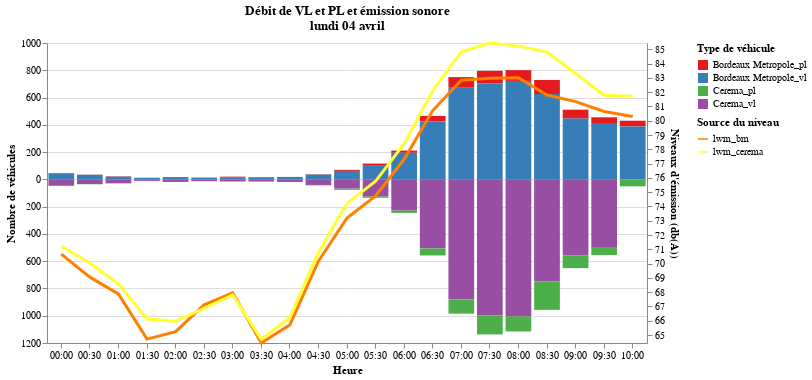

The code cell stored with this chart in its notebook:
### Code cell
alt.layer(graphMirroir.properties(width=largeurChartMirroirEmission),
                                          GraphEmission.properties(width=largeurChartMirroirEmission)
                                          ).resolve_scale(y='independent').resolve_legend('independent').properties(title=titreEmmissionMirroir)

### Figure 1 — Vega-Lite specification as saved in the notebook (floating-point values rounded to 4 significant figures)
{"config": {"view": {"continuousWidth": 400, "continuousHeight": 300}}, "layer": [{"data": {"name": "data-60dc2c462d9d1f85e39e44c9e0a7e3fa"}, "mark": "bar", "encoding": {"color": {"type": "nominal", "field": "type_veh", "legend": {"values": ["Bordeaux Metropole_pl", "Bordeaux Metropole_vl", "Cerema_pl", "Cerema_vl"]}, "title": "Type de véhicule"}, "x": {"type": "ordinal", "field": "horodatage", "timeUnit": "hoursminutes", "title": "Heure"}, "y": {"type": "quantitative", "axis": {"labelExpr": "abs(datum.value)"}, "field": "value", "title": "Nombre de véhicules"}}, "title": "Type de véhicules selon source ; le lundi 04 avril", "width": 600}, {"data": {"name": "data-da6f6fe58a9144a89fad2c6b26999359"}, "mark": {"type": "line", "strokeWidth": 3}, "encoding": {"color": {"type": "nominal", "field": "key", "legend": {"values": ["lwm_bm", "lwm_cerema"]}, "scale": {"scheme": "set1"}, "title": "Source du niveau"}, "x": {"type": "ordinal", "field": "horodatage", "timeUnit": "hoursminutes", "title": "Heure"}, "y": {"type": "quantitative", "axis": {"tickCount": 24}, "field": "value", "scale": {"domain": [64.44, 85.44]}, "title": "Niveaux d'émission (db(A))"}}, "title": ["Émission sonore (vitesse moyenne sur la période) selon source ;", "le lundi 04 avril"], "transform": [{"fold": ["lwm_bm", "lwm_cerema"]}], "width": 600}], "resolve": {"legend": {"color": "independent"}, "scale": {"y": "independent"}}, "title": ["Débit de VL et PL et émission sonore", "lundi 04 avril"], "$schema": "https://vega.github.io/schema/vega-lite/v4.8.1.json", "datasets": {"data-60dc2c462d9d1f85e39e44c9e0a7e3fa": [{"horodatage": "2022-04-04T00:00:00", "classe_veh": "pl", "src_mesure": "Bordeaux Metropole", "value": 3, "type_veh": "Bordeaux Metropole_pl"}, {"horodatage": "2022-04-04T00:00:00", "classe_veh": "vl", "src_mesure": "Bordeaux Metropole", "value": 44, "type_veh": "Bordeaux Metropole_vl"}, {"horodatage": "2022-04-04T00:30:00", "classe_veh": "pl", "src_mesure": "Bordeaux Metropole", "value": 1, "type_veh": "Bordeaux Metropole_pl"}, {"horodatage": "2022-04-04T00:30:00", "classe_veh": "vl", "src_mesure": "Bordeaux Metropole", "value": 34, "type_veh": "Bordeaux Metropole_vl"}, {"horodatage": "2022-04-04T01:00:00", "classe_veh": "pl", "src_mesure": "Bordeaux Metropole", "value": 3, "type_veh": "Bordeaux Metropole_pl"}, {"horodatage": "2022-04-04T01:00:00", "classe_veh": "vl", "src_mesure": "Bordeaux Metropole", "value": 20, "type_veh": "Bordeaux Metropole_vl"}, {"horodatage": "2022-04-04T01:30:00", "classe_veh": "pl", "src_mesure": "Bordeaux Metropole", "value": 1, "type_veh": "Bordeaux Metropole_pl"}, {"horodatage": "2022-04-04T01:30:00", "classe_veh": "vl", "src_mesure": "Bordeaux Metropole", "value": 11, "type_veh": "Bordeaux Metropole_vl"}, {"horodatage": "2022-04-04T02:00:00", "classe_veh": "vl", "src_mesure": "Bordeaux Metropole", "value": 17, "type_veh": "Bordeaux Metropole_vl"}, {"horodatage": "2022-04-04T02:30:00", "classe_veh": "pl", "src_mesure": "Bordeaux Metropole", "value": 3, "type_veh": "Bordeaux Metropole_pl"}, {"horodatage": "2022-04-04T02:30:00", "classe_veh": "vl", "src_mesure": "Bordeaux Metropole", "value": 10, "type_veh": "Bordeaux Metropole_vl"}, {"horodatage": "2022-04-04T03:00:00", "classe_veh": "pl", "src_mesure": "Bordeaux Metropole", "value": 4, "type_veh": "Bordeaux Metropole_pl"}, {"horodatage": "2022-04-04T03:00:00", "classe_veh": "vl", "src_mesure": "Bordeaux Metropole", "value": 16, "type_veh": "Bordeaux Metropole_vl"}, {"horodatage": "2022-04-04T03:30:00", "classe_veh": "vl", "src_mesure": "Bordeaux Metropole", "value": 16, "type_veh": "Bordeaux Metropole_vl"}, {"horodatage": "2022-04-04T04:00:00", "classe_veh": "vl", "src_mesure": "Bordeaux Metropole", "value": 18, "type_veh": "Bordeaux Metropole_vl"}, {"horodatage": "2022-04-04T04:30:00", "classe_veh": "pl", "src_mesure": "Bordeaux Metropole", "value": 3, "type_veh": "Bordeaux Metropole_pl"}, {"horodatage": "2022-04-04T04:30:00", "classe_veh": "vl", "src_mesure": "Bordeaux Metropole", "value": 35, "type_veh": "Bordeaux Metropole_vl"}, {"horodatage": "2022-04-04T05:00:00", "classe_veh": "pl", "src_mesure": "Bordeaux Metropole", "value": 8, "type_veh": "Bordeaux Metropole_pl"}, {"horodatage": "2022-04-04T05:00:00", "classe_veh": "vl", "src_mesure": "Bordeaux Metropole", "value": 62, "type_veh": "Bordeaux Metropole_vl"}, {"horodatage": "2022-04-04T05:30:00", "classe_veh": "pl", "src_mesure": "Bordeaux Metropole", "value": 11, "type_veh": "Bordeaux Metropole_pl"}, {"horodatage": "2022-04-04T05:30:00", "classe_veh": "vl", "src_mesure": "Bordeaux Metropole", "value": 105, "type_veh": "Bordeaux Metropole_vl"}, {"horodatage": "2022-04-04T06:00:00", "classe_veh": "pl", "src_mesure": "Bordeaux Metropole", "value": 16, "type_veh": "Bordeaux Metropole_pl"}, {"horodatage": "2022-04-04T06:00:00", "classe_veh": "vl", "src_mesure": "Bordeaux Metropole", "value": 195, "type_veh": "Bordeaux Metropole_vl"}, {"horodatage": "2022-04-04T06:30:00", "classe_veh": "pl", "src_mesure": "Bordeaux Metropole", "value": 38, "type_veh": "Bordeaux Metropole_pl"}, {"horodatage": "2022-04-04T06:30:00", "classe_veh": "vl", "src_mesure": "Bordeaux Metropole", "value": 427, "type_veh": "Bordeaux Metropole_vl"}, {"horodatage": "2022-04-04T07:00:00", "classe_veh": "pl", "src_mesure": "Bordeaux Metropole", "value": 78, "type_veh": "Bordeaux Metropole_pl"}, {"horodatage": "2022-04-04T07:00:00", "classe_veh": "vl", "src_mesure": "Bordeaux Metropole", "value": 672, "type_veh": "Bordeaux Metropole_vl"}, {"horodatage": "2022-04-04T07:30:00", "classe_veh": "pl", "src_mesure": "Bordeaux Metropole", "value": 93, "type_veh": "Bordeaux Metropole_pl"}, {"horodatage": "2022-04-04T07:30:00", "classe_veh": "vl", "src_mesure": "Bordeaux Metropole", "value": 703, "type_veh": "Bordeaux Metropole_vl"}, {"horodatage": "2022-04-04T08:00:00", "classe_veh": "pl", "src_mesure": "Bordeaux Metropole", "value": 79, "type_veh": "Bordeaux Metropole_pl"}, {"horodatage": "2022-04-04T08:00:00", "classe_veh": "vl", "src_mesure": "Bordeaux Metropole", "value": 722, "type_veh": "Bordeaux Metropole_vl"}, {"horodatage": "2022-04-04T08:30:00", "classe_veh": "pl", "src_mesure": "Bordeaux Metropole", "value": 103, "type_veh": "Bordeaux Metropole_pl"}, {"horodatage": "2022-04-04T08:30:00", "classe_veh": "vl", "src_mesure": "Bordeaux Metropole", "value": 626, "type_veh": "Bordeaux Metropole_vl"}, {"horodatage": "2022-04-04T09:00:00", "classe_veh": "pl", "src_mesure": "Bordeaux Metropole", "value": 65, "type_veh": "Bordeaux Metropole_pl"}, {"horodatage": "2022-04-04T09:00:00", "classe_veh": "vl", "src_mesure": "Bordeaux Metropole", "value": 446, "type_veh": "Bordeaux Metropole_vl"}, {"horodatage": "2022-04-04T09:30:00", "classe_veh": "pl", "src_mesure": "Bordeaux Metropole", "value": 48, "type_veh": "Bordeaux Metropole_pl"}, {"horodatage": "2022-04-04T09:30:00", "classe_veh": "vl", "src_mesure": "Bordeaux Metropole", "value": 407, "type_veh": "Bordeaux Metropole_vl"}, {"horodatage": "2022-04-04T10:00:00", "classe_veh": "pl", "src_mesure": "Bordeaux Metropole", "value": 42, "type_veh": "Bordeaux Metropole_pl"}, {"horodatage": "2022-04-04T10:00:00", "classe_veh": "vl", "src_mesure": "Bordeaux Metropole", "value": 388, "type_veh": "Bordeaux Metropole_vl"}, {"horodatage": "2022-04-04T00:00:00", "classe_veh": "pl", "src_mesure": "Cerema", "value": -3, "type_veh": "Cerema_pl"}, {"horodatage": "2022-04-04T00:00:00", "classe_veh": "vl", "src_mesure": "Cerema", "value": -46, "type_veh": "Cerema_vl"}, {"horodatage": "2022-04-04T00:30:00", "classe_veh": "pl", "src_mesure": "Cerema", "value": -2, "type_veh": "Cerema_pl"}, {"horodatage": "2022-04-04T00:30:00", "classe_veh": "vl", "src_mesure": "Cerema", "value": -34, "type_veh": "Cerema_vl"}, {"horodatage": "2022-04-04T01:00:00", "classe_veh": "pl", "src_mesure": "Cerema", "value": -2, "type_veh": "Cerema_pl"}, {"horodatage": "2022-04-04T01:00:00", "classe_veh": "vl", "src_mesure": "Cerema", "value": -28, "type_veh": "Cerema_vl"}, {"horodatage": "2022-04-04T01:30:00", "classe_veh": "pl", "src_mesure": "Cerema", "value": -1, "type_veh": "Cerema_pl"}, {"horodatage": "2022-04-04T01:30:00", "classe_veh": "vl", "src_mesure": "Cerema", "value": -11, "type_veh": "Cerema_vl"}, {"horodatage": "2022-04-04T02:00:00", "classe_veh": "vl", "src_mesure": "Cerema", "value": -19, "type_veh": "Cerema_vl"}, {"horodatage": "2022-04-04T02:30:00", "classe_veh": "pl", "src_mesure": "Cerema", "value": -2, "type_veh": "Cerema_pl"}, {"horodatage": "2022-04-04T02:30:00", "classe_veh": "vl", "src_mesure": "Cerema", "value": -12, "type_veh": "Cerema_vl"}, {"horodatage": "2022-04-04T03:00:00", "classe_veh": "pl", "src_mesure": "Cerema", "value": -3, "type_veh": "Cerema_pl"}, {"horodatage": "2022-04-04T03:00:00", "classe_veh": "vl", "src_mesure": "Cerema", "value": -14, "type_veh": "Cerema_vl"}, {"horodatage": "2022-04-04T03:30:00", "classe_veh": "vl", "src_mesure": "Cerema", "value": -16, "type_veh": "Cerema_vl"}, {"horodatage": "2022-04-04T04:00:00", "classe_veh": "vl", "src_mesure": "Cerema", "value": -19, "type_veh": "Cerema_vl"}, {"horodatage": "2022-04-04T04:30:00", "classe_veh": "pl", "src_mesure": "Cerema", "value": -3, "type_veh": "Cerema_pl"}, {"horodatage": "2022-04-04T04:30:00", "classe_veh": "vl", "src_mesure": "Cerema", "value": -41, "type_veh": "Cerema_vl"}, {"horodatage": "2022-04-04T05:00:00", "classe_veh": "pl", "src_mesure": "Cerema", "value": -10, "type_veh": "Cerema_pl"}, {"horodatage": "2022-04-04T05:00:00", "classe_veh": "vl", "src_mesure": "Cerema", "value": -67, "type_veh": "Cerema_vl"}, {"horodatage": "2022-04-04T05:30:00", "classe_veh": "pl", "src_mesure": "Cerema", "value": -11, "type_veh": "Cerema_pl"}, {"horodatage": "2022-04-04T05:30:00", "classe_veh": "vl", "src_mesure": "Cerema", "value": -124, "type_veh": "Cerema_vl"}, {"horodatage": "2022-04-04T06:00:00", "classe_veh": "pl", "src_mesure": "Cerema", "value": -18, "type_veh": "Cerema_pl"}, {"horodatage": "2022-04-04T06:00:00", "classe_veh": "vl", "src_mesure": "Cerema", "value": -228, "type_veh": "Cerema_vl"}, {"horodatage": "2022-04-04T06:30:00", "classe_veh": "pl", "src_mesure": "Cerema", "value": -52, "type_veh": "Cerema_pl"}, {"horodatage": "2022-04-04T06:30:00", "classe_veh": "vl", "src_mesure": "Cerema", "value": -506, "type_veh": "Cerema_vl"}, {"horodatage": "2022-04-04T07:00:00", "classe_veh": "pl", "src_mesure": "Cerema", "value": -105, "type_veh": "Cerema_pl"}, {"horodatage": "2022-04-04T07:00:00", "classe_veh": "vl", "src_mesure": "Cerema", "value": -880, "type_veh": "Cerema_vl"}, {"horodatage": "2022-04-04T07:30:00", "classe_veh": "pl", "src_mesure": "Cerema", "value": -140, "type_veh": "Cerema_pl"}, {"horodatage": "2022-04-04T07:30:00", "classe_veh": "vl", "src_mesure": "Cerema", "value": -997, "type_veh": "Cerema_vl"}, {"horodatage": "2022-04-04T08:00:00", "classe_veh": "pl", "src_mesure": "Cerema", "value": -111, "type_veh": "Cerema_pl"}, {"horodatage": "2022-04-04T08:00:00", "classe_veh": "vl", "src_mesure": "Cerema", "value": -1004, "type_veh": "Cerema_vl"}, {"horodatage": "2022-04-04T08:30:00", "classe_veh": "pl", "src_mesure": "Cerema", "value": -209, "type_veh": "Cerema_pl"}, {"horodatage": "2022-04-04T08:30:00", "classe_veh": "vl", "src_mesure": "Cerema", "value": -748, "type_veh": "Cerema_vl"}, {"horodatage": "2022-04-04T09:00:00", "classe_veh": "pl", "src_mesure": "Cerema", "value": -94, "type_veh": "Cerema_pl"}, {"horodatage": "2022-04-04T09:00:00", "classe_veh": "vl", "src_mesure": "Cerema", "value": -557, "type_veh": "Cerema_vl"}, {"horodatage": "2022-04-04T09:30:00", "classe_veh": "pl", "src_mesure": "Cerema", "value": -54, "type_veh": "Cerema_pl"}, {"horodatage": "2022-04-04T09:30:00", "classe_veh": "vl", "src_mesure": "Cerema", "value": -501, "type_veh": "Cerema_vl"}, {"horodatage": "2022-04-04T10:00:00", "classe_veh": "pl", "src_mesure": "Cerema", "value": -51, "type_veh": "Cerema_pl"}], "data-da6f6fe58a9144a89fad2c6b26999359": [{"horodatage": "2022-04-04T00:00:00", "diff_emission_bruit": 0.55, "lwm_bm": 70.66, "lwm_cerema": 71.21}, {"horodatage": "2022-04-04T00:30:00", "diff_emission_bruit": 0.99, "lwm_bm": 69.05, "lwm_cerema": 70.04}, {"horodatage": "2022-04-04T01:00:00", "diff_emission_bruit": 0.7, "lwm_bm": 67.88, "lwm_cerema": 68.58}, {"horodatage": "2022-04-04T01:30:00", "diff_emission_bruit": 1.41, "lwm_bm": 64.71, "lwm_cerema": 66.12}, {"horodatage": "2022-04-04T02:00:00", "diff_emission_bruit": 0.74, "lwm_bm": 65.23, "lwm_cerema": 65.97}, {"horodatage": "2022-04-04T02:30:00", "diff_emission_bruit": 0.25, "lwm_bm": 67.11, "lwm_cerema": 66.86}, {"horodatage": "2022-04-04T03:00:00", "diff_emission_bruit": 0.13, "lwm_bm": 67.94, "lwm_cerema": 67.81}, {"horodatage": "2022-04-04T03:30:00", "diff_emission_bruit": 0.26, "lwm_bm": 64.44, "lwm_cerema": 64.7}, {"horodatage": "2022-04-04T04:00:00", "diff_emission_bruit": 0.52, "lwm_bm": 65.71, "lwm_cerema": 66.23}, {"horodatage": "2022-04-04T04:30:00", "diff_emission_bruit": 0.62, "lwm_bm": 70.17, "lwm_cerema": 70.79}, {"horodatage": "2022-04-04T05:00:00", "diff_emission_bruit": 1.02, "lwm_bm": 73.19, "lwm_cerema": 74.21}, {"horodatage": "2022-04-04T05:30:00", "diff_emission_bruit": 1.02, "lwm_bm": 74.74, "lwm_cerema": 75.76}, {"horodatage": "2022-04-04T06:00:00", "diff_emission_bruit": 1.09, "lwm_bm": 77.3, "lwm_cerema": 78.39}, {"horodatage": "2022-04-04T06:30:00", "diff_emission_bruit": 1.39, "lwm_bm": 80.71, "lwm_cerema": 82.1}, {"horodatage": "2022-04-04T07:00:00", "diff_emission_bruit": 2.0, "lwm_bm": 82.83, "lwm_cerema": 84.83}, {"horodatage": "2022-04-04T07:30:00", "diff_emission_bruit": 2.46, "lwm_bm": 82.98, "lwm_cerema": 85.44}, {"horodatage": "2022-04-04T08:00:00", "diff_emission_bruit": 2.21, "lwm_bm": 83.01, "lwm_cerema": 85.22}, {"horodatage": "2022-04-04T08:30:00", "diff_emission_bruit": 3.0, "lwm_bm": 81.8, "lwm_cerema": 84.8}, {"horodatage": "2022-04-04T09:00:00", "diff_emission_bruit": 1.97, "lwm_bm": 81.34, "lwm_cerema": 83.31}, {"horodatage": "2022-04-04T09:30:00", "diff_emission_bruit": 1.14, "lwm_bm": 80.65, "lwm_cerema": 81.79}, {"horodatage": "2022-04-04T10:00:00", "diff_emission_bruit": 1.42, "lwm_bm": 80.3, "lwm_cerema": 81.72}]}}
